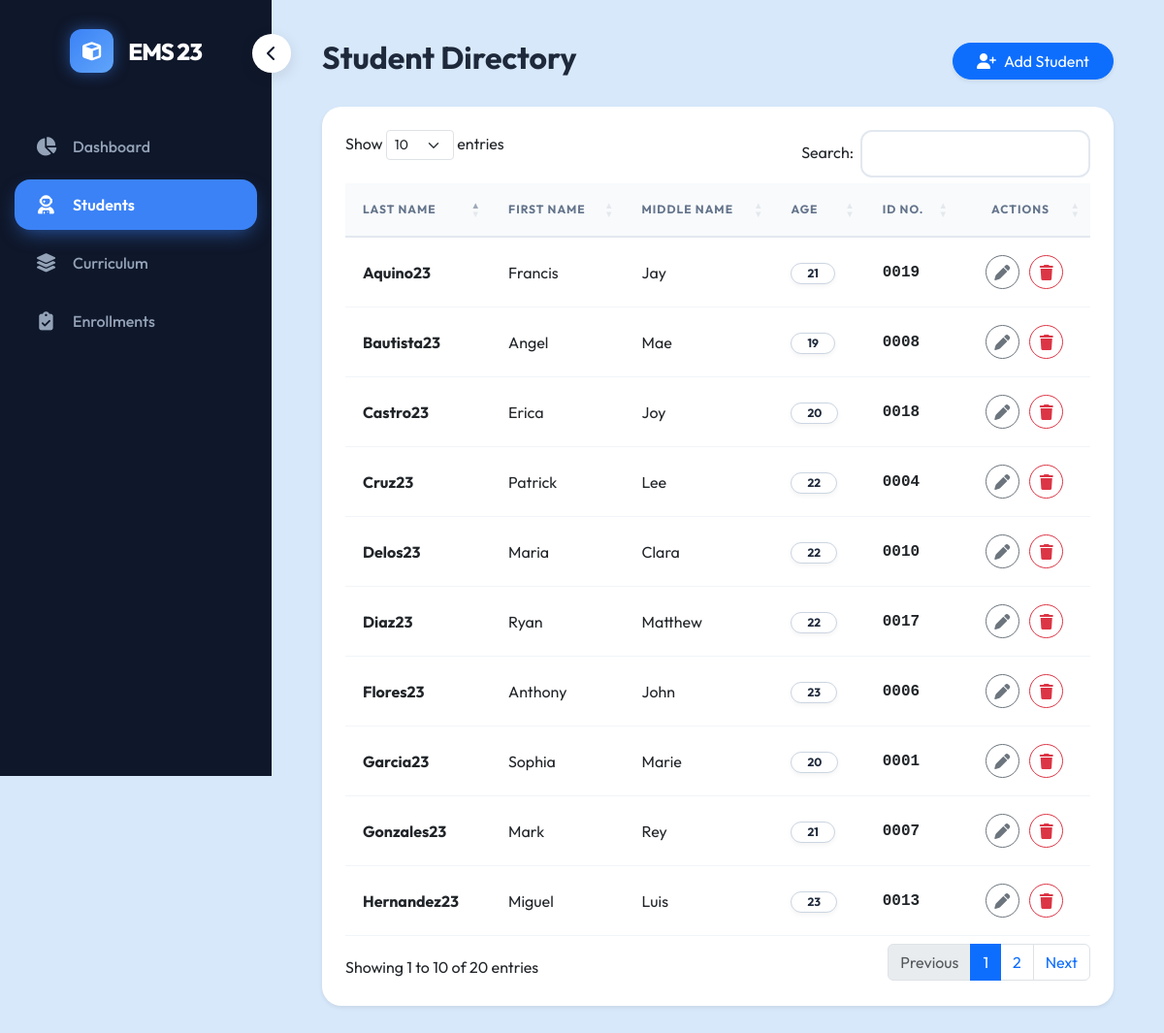
The app's page /pages/students.php with its own data.
### tables this page shows
CREATE TABLE `students` (
  `id` int(11) NOT NULL AUTO_INCREMENT,
  `lastname` varchar(50) NOT NULL,
  `firstname` varchar(50) NOT NULL,
  `middlename` varchar(50) DEFAULT NULL,
  `age` int(11) NOT NULL,
  `email` varchar(100) NOT NULL,
  `phone` varchar(20) DEFAULT NULL,
  `created_at` timestamp NOT NULL DEFAULT current_timestamp(),
  PRIMARY KEY (`id`),
  UNIQUE KEY `email` (`email`)
);

### pages/students.php (the view, shortened to what this page needs)
<?php
require '../config/db.php';
$students = $pdo->query("SELECT * FROM students ORDER BY lastname ASC")->fetchAll();
?>
<?php include '../includes/sidebar.php'; ?>
<div class="container-fluid main-content">
    <div class="d-flex justify-content-between align-items-center mb-4">
        <h2 class="fw-bold" style="color: var(--dark-slate);">Student Directory</h2>
        <button class="btn btn-primary rounded-pill px-4 shadow-sm" data-bs-toggle="modal" data-bs-target="#addStudentModal">
            <i class="fas fa-user-plus me-2"></i>Add Student
        </button>
    </div>
    <div class="card border-0 shadow-sm p-4">
        <table id="studentsTable" class="table table-hover align-middle">
            <thead>
                <tr>
                    <th>Last Name</th>
                    <th>First Name</th>
                    <th>Middle Name</th>
                    <th>Age</th>
                    <th>ID No.</th>
                    <th class="text-center">Actions</th>
                </tr>
            </thead>
            <tbody>
                <?php foreach ($students as $s): ?>
                <tr>
                    <td class="fw-bold" style="color: var(--dark-slate);"><?php echo htmlspecialchars($s['lastname']); ?></td>
                    <td><?php echo htmlspecialchars($s['firstname']); ?></td>
                    <td><?php echo htmlspecialchars($s['middlename']); ?></td>
                    <td><span class="badge badge-custom rounded-pill px-3"><?php echo $s['age']; ?></span></td>
                    <td class="fw-bold font-monospace" style="color: var(--medium-blue);">
                        <?php echo str_pad($s['id'], 4, '0', STR_PAD_LEFT); ?>
                    </td>
                    <td class="text-center">
                        <a href="../actions/edit_student.php?id=<?php echo $s['id']; ?>" class="btn btn-sm btn-outline-secondary rounded-circle me-1"><i class="fas fa-pen"></i></a>
                        <form method="POST" action="../actions/delete_student.php" class="d-inline delete-form">
                            <button type="button" class="btn btn-sm btn-outline-danger rounded-circle delete-btn"><i class="fas fa-trash"></i></button>
                        </form>
                    </td>
                </tr>
                <?php endforeach; ?>
            </tbody>
        </table>
    </div>
</div>
</body>
</html>

### includes/header_styles.php (style rules this page uses)
:root { --app-bg: #D7E8FA; --sidebar-bg: #0f172a; --card-bg: #ffffff; --accent: #3b82f6; --text-dark: #1e293b; --text-muted: #64748b; --radius-lg: 20px; --radius-md: 12px; }
body { font-family: 'Outfit', sans-serif; background-color: var(--app-bg); color: var(--text-dark); overflow-x: hidden; }
.table .btn { width: 35px; height: 35px; padding: 0; display: inline-flex; align-items: center; justify-content: center; border-radius: 8px; margin: 0 3px; transition: all 0.2s ease; }
.table .btn i { font-size: 1rem; width: auto; margin: 0; }
.card { background: var(--card-bg); border: none; border-radius: var(--radius-lg); box-shadow: 0 10px 30px -5px rgba(59, 130, 246, 0.05); transition: transform 0.3s ease, box-shadow 0.3s ease; overflow: hidden; }
.table thead th { background-color: #f8fafc; color: var(--text-muted); font-weight: 700; text-transform: uppercase; font-size: 0.75rem; letter-spacing: 1px; padding: 18px; border-bottom: 2px solid #e2e8f0; }
.table tbody td { background-color: white; padding: 18px; vertical-align: middle; border-bottom: 1px solid #f1f5f9; }
.badge { color: var(--text-dark) !important; background-color: #ffffff !important; border: 1px solid #cbd5e1; box-shadow: 0 2px 5px rgba(0, 0, 0, 0.05); }

### records on screen
students: lastname "Aquino23", firstname "Francis", middlename "Jay", age "21", id "0019"
students: lastname "Bautista23", firstname "Angel", middlename "Mae", age "19", id "0008"
students: lastname "Castro23", firstname "Erica", middlename "Joy", age "20", id "0018"
students: lastname "Cruz23", firstname "Patrick", middlename "Lee", age "22", id "0004"
students: lastname "Delos23", firstname "Maria", middlename "Clara", age "22", id "0010"
students: lastname "Diaz23", firstname "Ryan", middlename "Matthew", age "22", id "0017"
students: lastname "Flores23", firstname "Anthony", middlename "John", age "23", id "0006"
students: lastname "Garcia23", firstname "Sophia", middlename "Marie", age "20", id "0001"
students: lastname "Gonzales23", firstname "Mark", middlename "Rey", age "21", id "0007"
students: lastname "Hernandez23", firstname "Miguel", middlename "Luis", age "23", id "0013"
